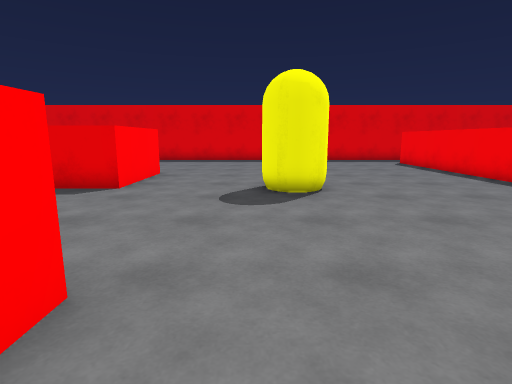
view 1 (above)

19 first-person views from a walk through a Unity game level. The camera is 1.3 m above the floor, tilts 10° down and sees 80° across. The floor is counted in squares, 1 m on a side. Each view is taken from the middle of a square. On the plan, view 1 faces up. The plan holds only what a view shows up to about 14 squares ahead; the rest is blank. The place goes on beyond the plan. The player is left out. Surface patterns are stand-ins for the level's own textures.

view 2
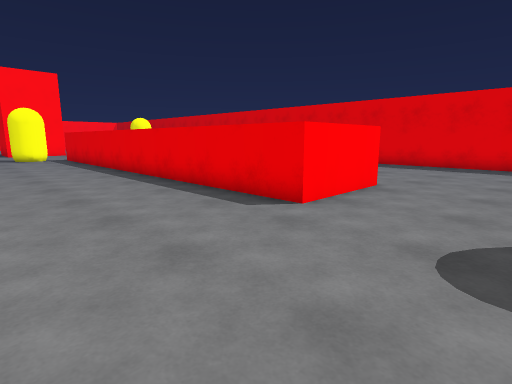

view 3
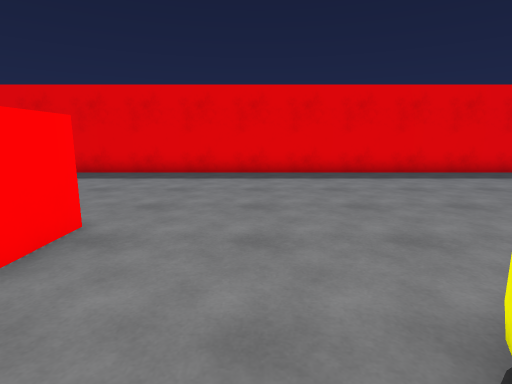

view 4
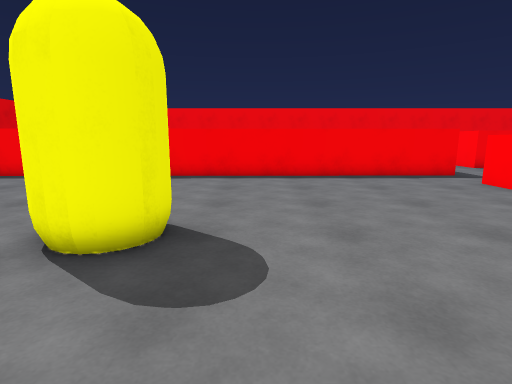

view 5
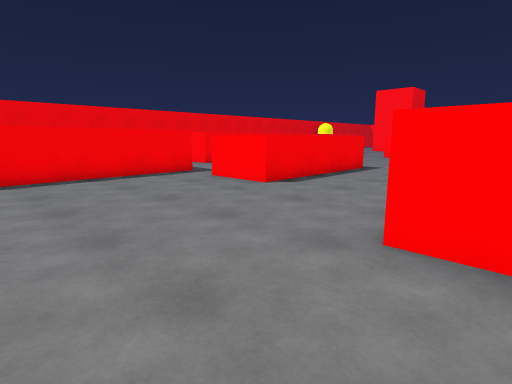

view 6
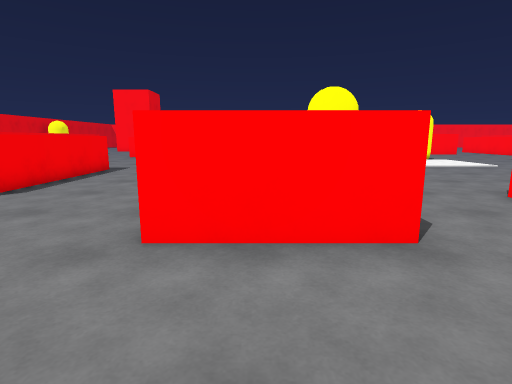

view 7
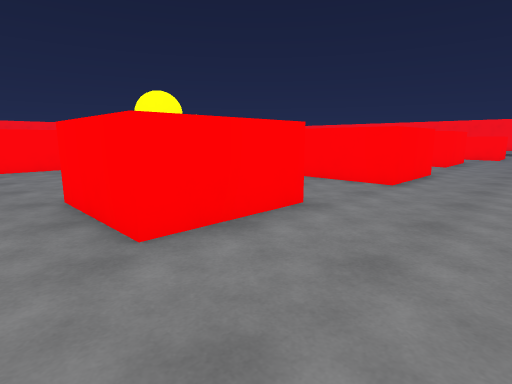

view 8
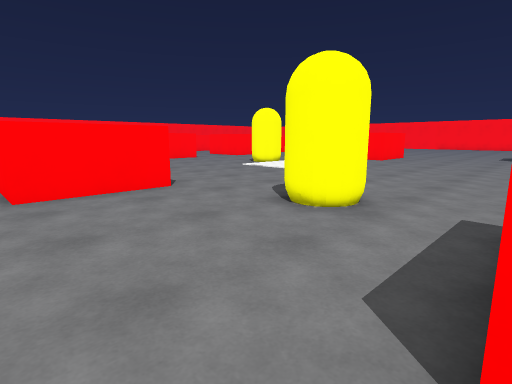

view 9
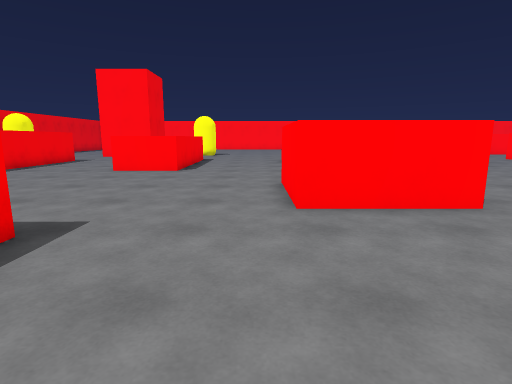

view 10
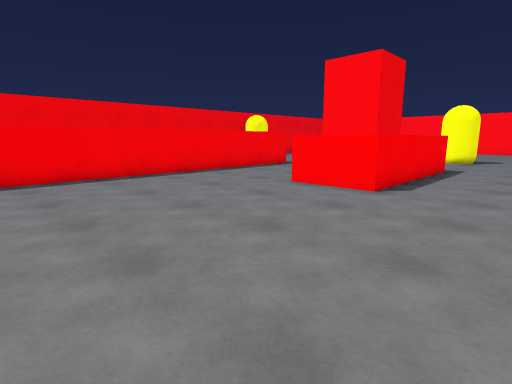

view 11
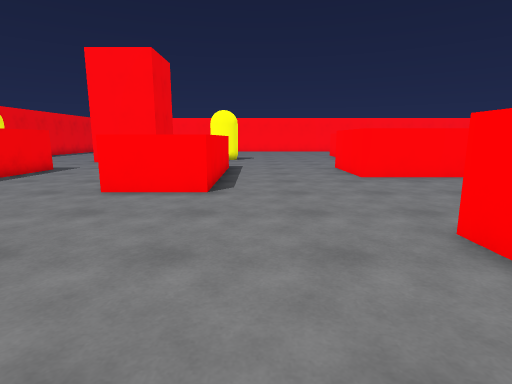

view 12
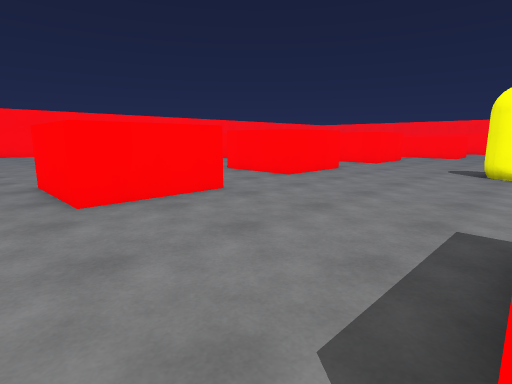

view 13
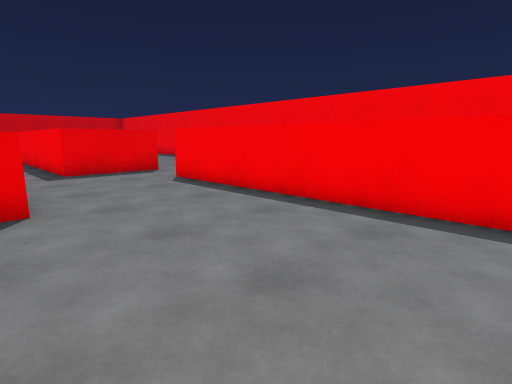

view 14
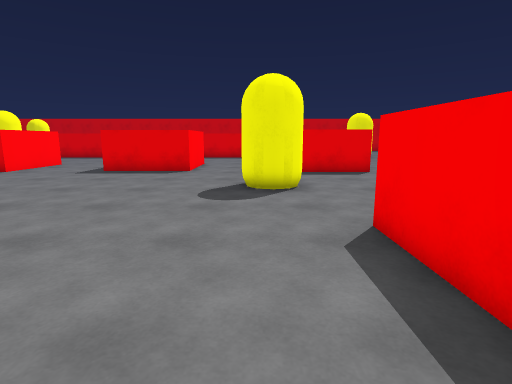

view 15
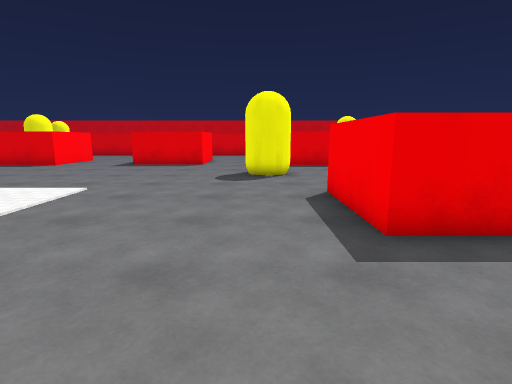

view 16
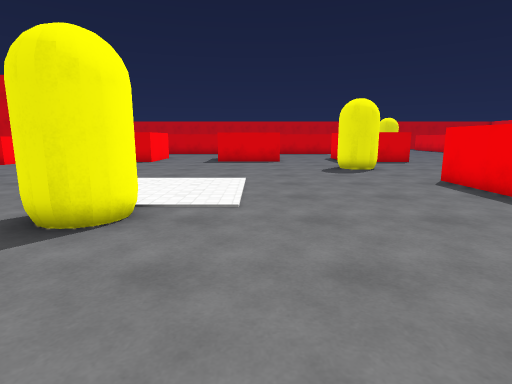

view 17
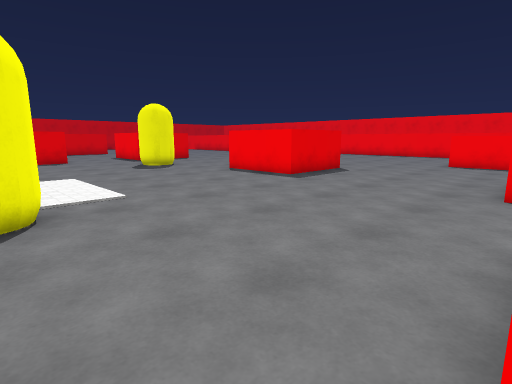

view 18
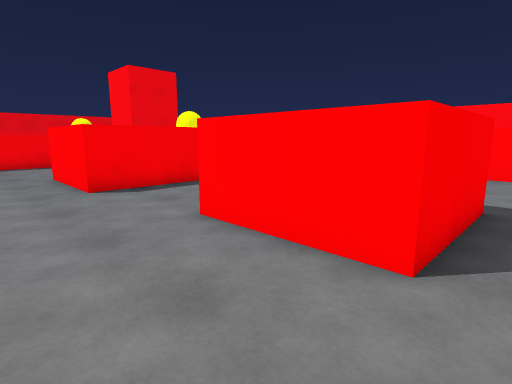

view 19
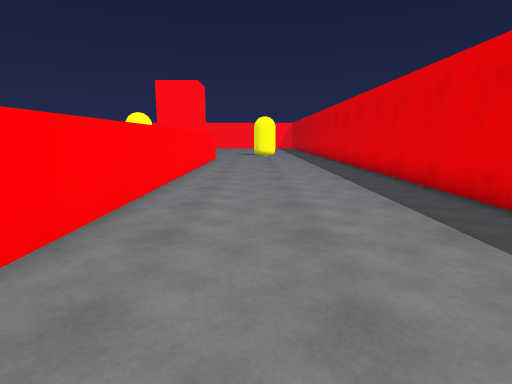

### Floor plan
Key: @ floor where view 1 was taken; # wall or solid block; . floor; ^ raised ledge; C yellow capsule.
Columns run from 13 left of view 1 to 11 right of it. Each row starts with its distance up from view 1.
 19 #######################
 18 ......................
 17 ......................
 16 .....................
 15 .....................^
 14 .....................^
 13 .....................^
 12 .....................^
 11 ^^^^^^^^^^...........^
 10          ^...........^
  9          ^....C......^
  8 ^^^^^^^^^^...CCC.....^
  7 ..............C......^
  6 .....................^
  5 .....................^
  4 .....................^
  3 ..^^^................^
  2  ^  ^...^^^^.........^
  1     ^...   ^.........^
  0 .^  ^...   ^.@.......^
 -1 ..^^^...^^^^....^^^^.^^^^
 -2 ................^   .....
 -3 ................^  ^.....
 -4 .......CC.......^  ^....^
 -5 .......CC.......^  ^....^
 -6 ................^  ^....^
 -7 .................^^.....^
 -8 ........................^
 -9 .........^^^^...........^
-10 .........^  ^...........^
-11 .........^  ^...........^
-12 C........^^^^...........^
-13 CC......................^
-14 C.......................^
-15 .................^^.....^
-16 ................^  ^....^
-17 ................^   ....^
-18 .........^^^....^   ....^
-19 .^^^^...^  ^....^    ...^
-20 .^  ^...^  ^....^    ...^
-21 .^  ^...^  ^....^     ..^
-22 .^  ^.     ^.....      ..

Positions as (right, up) in squares from view 1, and headings:
1: (0, 0), facing up
2: (0, 3), facing up-left
3: (-1, 7), facing up
4: (-3, 6), facing right
5: (-3, 6), facing down-right
6: (-3, 6), facing down
7: (0, 6), facing down-left
8: (0, -1), facing down-left
9: (0, -3), facing down
10: (0, -8), facing down-right
11: (2, -8), facing down
12: (0, -12), facing down-left
13: (5, -13), facing up-right
14: (-6, -13), facing up
15: (-6, -16), facing up
16: (-10, -18), facing up
17: (-13, -19), facing up-right
18: (-13, -16), facing down-right
19: (-1, 14), facing left
